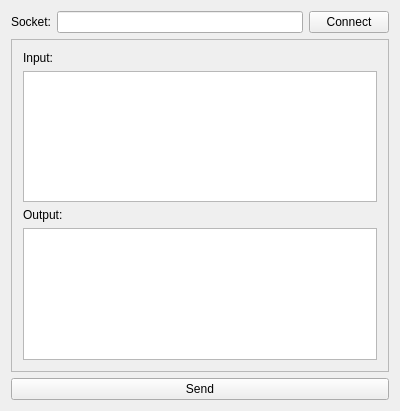
<?xml version="1.0" encoding="UTF-8"?>
<ui version="4.0">
 <class>Widget</class>
 <widget class="QWidget" name="Widget">
  <property name="geometry">
   <rect>
    <x>0</x>
    <y>0</y>
    <width>400</width>
    <height>411</height>
   </rect>
  </property>
  <property name="windowTitle">
   <string>Client2</string>
  </property>
  <layout class="QVBoxLayout" name="verticalLayout">
   <item>
    <layout class="QHBoxLayout" name="horizontalLayout">
     <item>
      <widget class="QLabel" name="label_3">
       <property name="text">
        <string>Socket:</string>
       </property>
      </widget>
     </item>
     <item>
      <widget class="QLineEdit" name="socket"/>
     </item>
     <item>
      <widget class="QPushButton" name="connect">
       <property name="text">
        <string>Connect</string>
       </property>
      </widget>
     </item>
    </layout>
   </item>
   <item>
    <widget class="QScrollArea" name="scrollArea">
     <property name="widgetResizable">
      <bool>true</bool>
     </property>
     <widget class="QWidget" name="scrollAreaWidgetContents">
      <property name="geometry">
       <rect>
        <x>0</x>
        <y>0</y>
        <width>380</width>
        <height>323</height>
       </rect>
      </property>
      <layout class="QGridLayout" name="gridLayout_2">
       <item row="0" column="0">
        <widget class="QLabel" name="label">
         <property name="text">
          <string>Input:</string>
         </property>
        </widget>
       </item>
       <item row="1" column="0">
        <widget class="QTextBrowser" name="textBrowser">
         <property name="readOnly">
          <bool>false</bool>
         </property>
        </widget>
       </item>
       <item row="3" column="0">
        <widget class="QTextBrowser" name="textBrowser_2">
         <property name="readOnly">
          <bool>true</bool>
         </property>
        </widget>
       </item>
       <item row="2" column="0">
        <widget class="QLabel" name="label_2">
         <property name="text">
          <string>Output:</string>
         </property>
        </widget>
       </item>
      </layout>
     </widget>
    </widget>
   </item>
   <item>
    <widget class="QPushButton" name="pushButtonSend">
     <property name="text">
      <string>Send</string>
     </property>
    </widget>
   </item>
  </layout>
 </widget>
 <layoutdefault spacing="6" margin="11"/>
 <resources/>
 <connections/>
</ui>
